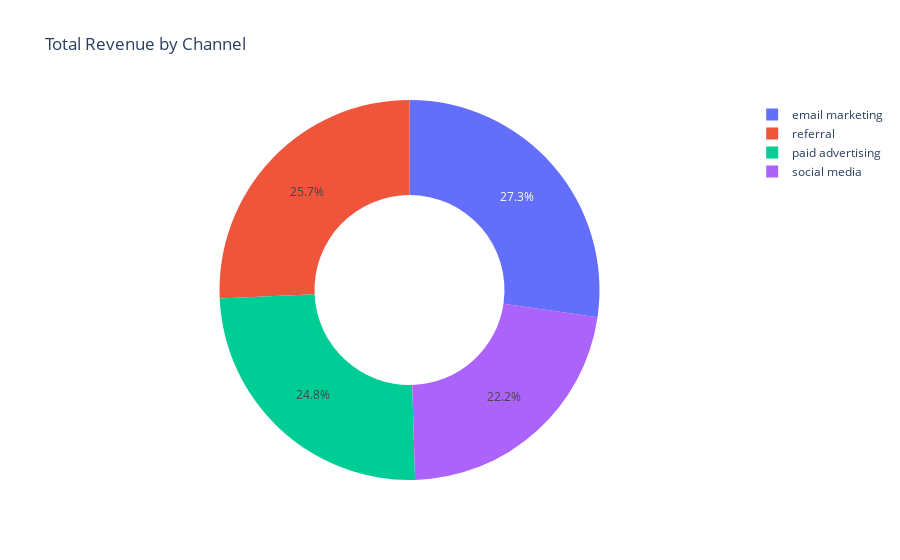

The notebook cell this image was saved under:
### Markdown cell above
# calculate the total revenue by channel and look at the most profitable channels in terms of generating revenue

### Code cell
total_revenue = data.groupby('channel')['revenue'].sum().reset_index()

fig = px.pie(total_revenue,
             names='channel',
             values='revenue',
             hole=0.5,
             title='Total Revenue by Channel')

fig.show()

### Figure 1 — Plotly figure (JSON) as saved in the notebook; plotly's stock layout.template omitted (floating-point values rounded to 4 significant figures)
{"data": [{"domain": {"x": [0, 1], "y": [0, 1]}, "hole": 0.5, "hovertemplate": "channel=%{label}<br>revenue=%{value}<extra></extra>", "labels": ["email marketing", "paid advertising", "referral", "social media"], "legendgroup": "", "name": "", "showlegend": true, "type": "pie", "values": [604706, 548396, 569552, 492667]}], "layout": {"legend": {"tracegroupgap": 0}, "title": {"text": "Total Revenue by Channel"}}}
